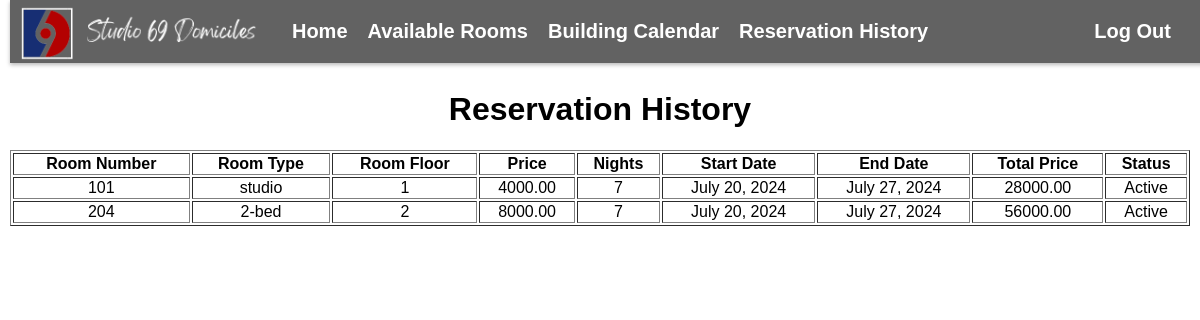
/reservation-history/ (signed in), run on the app's committed database.
### reservations/models.py (models this page shows, shortened)
class Room(models.Model):
    ROOM_TYPES = (
        ('studio', 'Studio'),
        ('1-bed', '1 Bedroom'),
        ('2-bed', '2 Bedrooms'),
    )
    unit = models.CharField(max_length=10)
    type = models.CharField(max_length=20, choices=ROOM_TYPES)
    floor = models.IntegerField()
    price = models.DecimalField(max_digits=10, decimal_places=2)
    is_booked = models.BooleanField(default=False)
    images = models.JSONField(default=list)  # Storing images as JSON

class Booking(models.Model):
    user = models.ForeignKey(User, on_delete=models.CASCADE)
    room = models.ForeignKey(Room, on_delete=models.CASCADE)
    start_date = models.DateField()
    end_date = models.DateField()
    total_price = models.DecimalField(max_digits=10, decimal_places=2)
    is_canceled = models.BooleanField(default=False)
    proof_of_payment = models.ImageField(upload_to='proofs/', blank=True, null=True)  # Adjust as needed

### reservations/views.py (the view)
# urls.py: path('reservation-history/', views.reservation_history, name='reservation_history'),
@login_required
def reservation_history(request):
    user = request.user
    bookings = Booking.objects.filter(user=user).select_related('room')
    reservation_data = []
    for booking in bookings:
        room = booking.room
        nights = (booking.end_date - booking.start_date).days
        total_price = room.price * nights
        reservation_data.append({
            'id': booking.id,
            'room_number': room.unit,
            'room_type': room.type,
            'room_floor': room.floor,
            'price': room.price,
            'nights': nights,
            'start_date': booking.start_date,
            'end_date': booking.end_date,
            'total_price': total_price
        })
    return render(request, 'reservations/reservation_history.html', {
        'reservations': reservation_data
    })

### reservations/templates/reservations/reservation_history.html (shortened to what this page needs)
{% load static %}
<!DOCTYPE html>
<html>
<head>
</head>
<body>
    <div class="navbar">
        <nav>
            <a href="{% url 'home' %}"><img class="navbar_logo" src="{% static 'reservations/images/Navbar_Logo.png' %}" alt="Studio 69"></a>
            <ul>
                <li><a href="{% url 'home' %}">Home</a></li>
                <li><a href="{% url 'room_availability' %}">Available Rooms</a></li>
                <li><a href="{% url 'building_overview' %}">Building Calendar</a></li>
                {% if user.is_authenticated %}
                <li><a href="{% url 'reservation_history' %}">Reservation History</a></li>
                <form action="{% url 'logout' %}" method="post" style="display: inline;">
                    <button type="submit" class="logout-button">Log Out</button>
                </form>
                {% endif %}
            </ul>
        </nav>
    </div>
    <div class="main">
      <h1>Reservation History</h1>
      <table border="1">
        <thead>
            <tr>
                <th>Room Number</th>
                <th>Room Type</th>
                <th>Room Floor</th>
                <th>Price</th>
                <th>Nights</th>
                <th>Start Date</th>
                <th>End Date</th>
                <th>Total Price</th>
                <th>Status</th>
            </tr>
        </thead>
        <tbody>
            {% for reservation in reservations %}
                <tr>
                    <td>{{ reservation.room_number }}</td>
                    <td>{{ reservation.room_type }}</td>
                    <td>{{ reservation.room_floor }}</td>
                    <td>{{ reservation.price }}</td>
                    <td>{{ reservation.nights }}</td>
                    <td>{{ reservation.start_date }}</td>
                    <td>{{ reservation.end_date }}</td>
                    <td>{{ reservation.total_price }}</td>
                    <td>
                        {% if reservation.is_canceled %}
                            Canceled
                        {% else %}
                            Active
                        {% endif %}
                    </td>
                </tr>
            {% empty %}
                <tr>
                    <td colspan="9" style="text-align: center; padding: 50px; ">No reservations yet...</td>
                </tr>
            {% endfor %}
        </tbody>
    </table>
    </div>
</body>
</html>

### reservations/templates/reservations/reservation_history.html (style rules this page uses)
html, body { margin: 0; height: 100%; text-overflow: clip; text-wrap: nowrap; padding: 5px; }
body { font-family: Arial, Helvetica, sans-serif; }
.navbar { position: fixed; width: 100%; top: 0; z-index: 100; overflow: hidden; background-color: #0000009d; box-shadow: 0 2px 4px rgba(0, 0, 0, 0.275); color: #ffffff; transition: 0.3s ease; }
.navbar_logo { width: 240px; height: auto; position: absolute; top: 5px; }
.navbar nav { justify-content: space-between; align-items: center; display: flex; padding: 10px; }
.navbar ul { list-style: none; margin: auto; color: #333; display: flex; padding: 0; }
.navbar li { padding: 10px; text-decoration: none; color: #000000; font-size: 20px; font-weight: bold; transition: background-color 0.3s ease; }
.navbar a { color: #ffffff; text-decoration: none; }
.logout-button { background-color: transparent; color: white; padding: 10px 15px; border: none; border-radius: 5px; cursor: pointer; position: absolute; right: 2%; font-size: 20px; font-weight: bold; transition: transform 0.2s; }
.main { margin-top: 60px; align-items: center; justify-content: center; display: inline-block; width: 100%; }
.main h1 { align-items: center; text-align: center; }
.main table { align-items: center; text-align: center; width: 100%; }

### data on the page
Room: room_number "101", room_type "studio", price "4000.00"
Booking: start_date "July 20, 2024", end_date "July 27, 2024"
Room: room_number "204", room_type "2-bed", price "8000.00"
Booking: start_date "July 20, 2024", end_date "July 27, 2024"

### other printed values
{{ reservation.room_floor }} "1" "2"
{{ reservation.nights }} "7" "7"
{{ reservation.total_price }} "28000.00" "56000.00"
